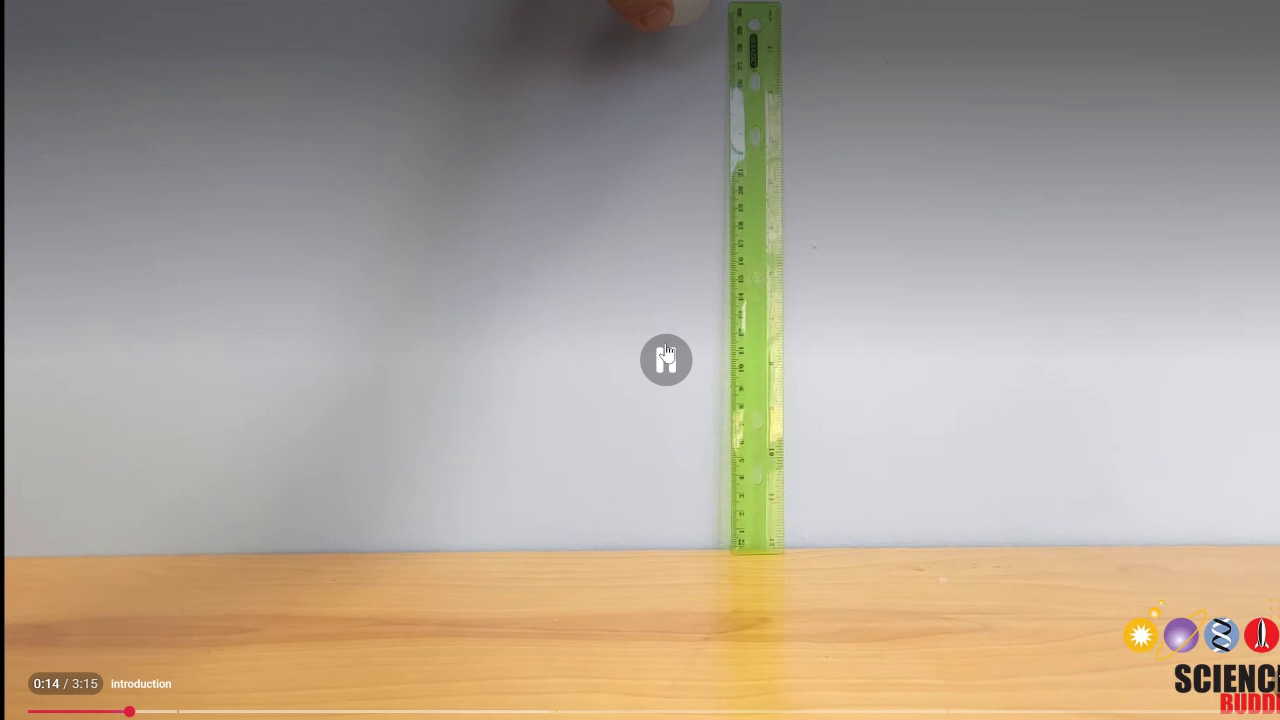
#> input picture frame 11 of backend/scripts/video1.mp4, 1280 x 720 px, given in place of video.mp4, which was not available
$ jupyter execute --allow-errors 1.ipynb
#> lines starting #> are read from the running program, lines starting #| are printed output that depends on the picture; after the words box and inside, x2 and y2 are one past the last pixel; in counts of white or black regions, pixels touching at a corner belong together; long printed decimals are rounded; pictures that were not available may be replaced by others from this repository, and a replacement may not be noted
[cell 1]
import cv2
import numpy as np
import math
from ultralytics import YOLO

def get_center(box):
    x1, y1, x2, y2 = box
    return int((x1 + x2) / 2), int((y1 + y2) / 2)

def distance(p1, p2):
    return math.sqrt((p1[0] - p2[0])**2 + (p1[1] - p2[1])**2)

# [4 lines left out: function smooth, not called in this run]

VIDEO_PATH = "video1.mp4"
MODEL_PATH = "yolov8n.pt"
TARGET_CLASS = None

MOVEMENT_THRESHOLD = 2      # pixels
STOP_WINDOW = 5             # frames
SMOOTH_WINDOW = 5

#> (the rest of this cell did not finish here and is left out)

[cell 2]
import cv2
import numpy as np
import math

VIDEO_PATH = "video.mp4"

# =========================
# FUNCTION: calculate angle
# =========================
def calculate_angle_from_line(vx, vy):
    # angle between line and vertical
    angle_rad = math.atan2(vx, vy)
    angle_deg = abs(math.degrees(angle_rad))
    return angle_deg

# =========================
# VIDEO
# =========================
cap = cv2.VideoCapture(VIDEO_PATH)

angles = []
times = []

fps = cap.get(cv2.CAP_PROP_FPS)
frame_count = 0

while cap.isOpened():
    ret, frame = cap.read()
#> frame is the input picture: shape (720, 1280, 3); mean B, G, R 150.5, 163.8, 174.2
    if not ret:
        break

    gray = cv2.cvtColor(frame, cv2.COLOR_BGR2GRAY)
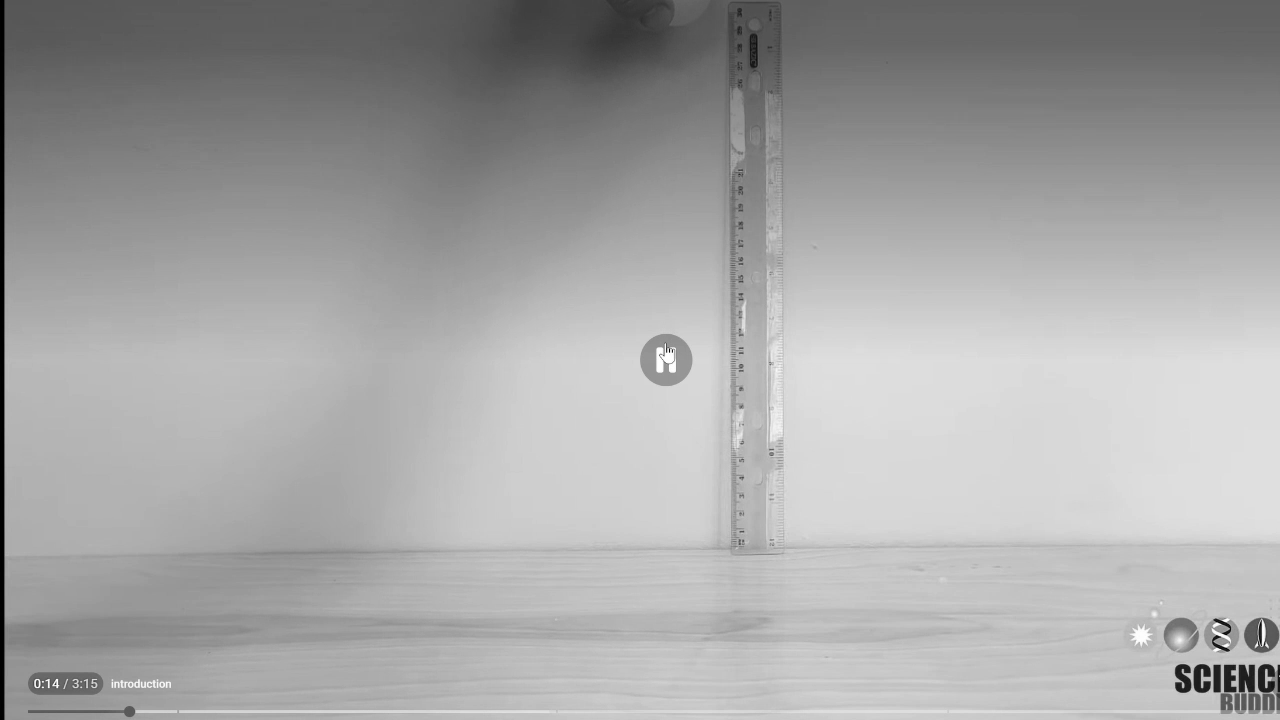
#> gray: shape (720, 1280); min 0, max 255, mean 165.4

    # blur → reduce noise
    blur = cv2.GaussianBlur(gray, (5, 5), 0)

    # edge detection
    edges = cv2.Canny(blur, 50, 150)
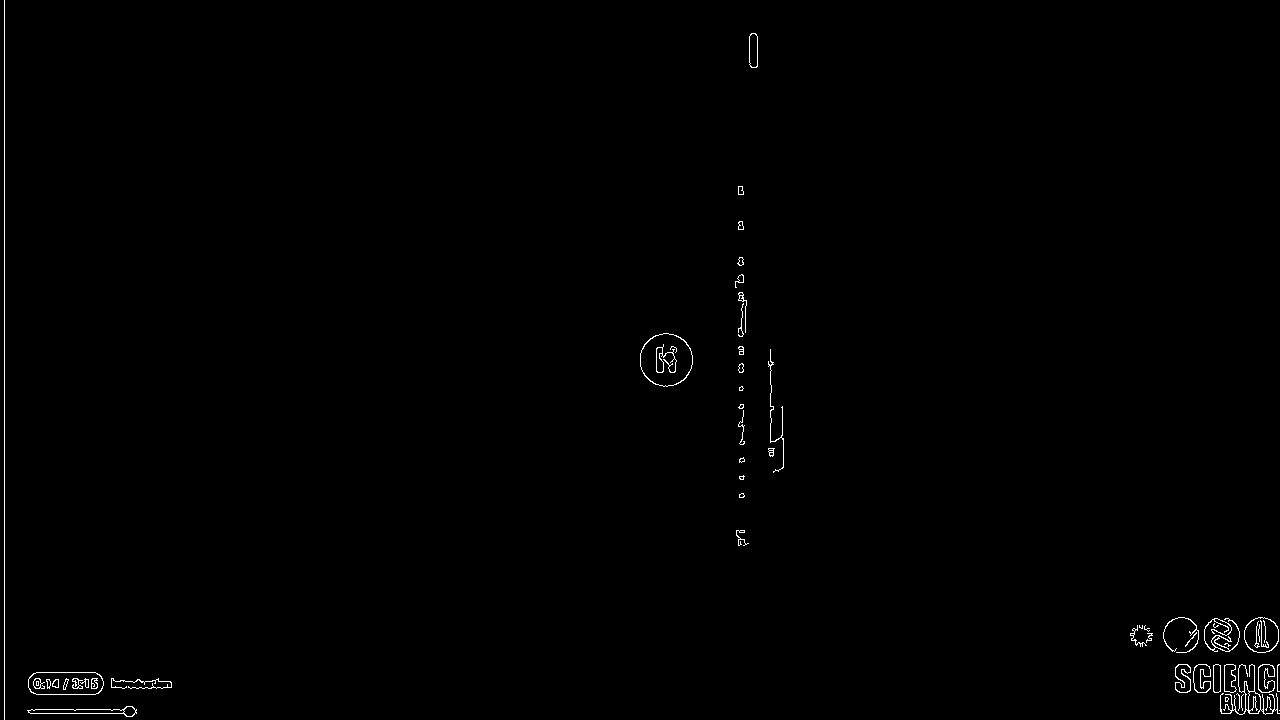
#> edges: shape (720, 1280); 0.51% white in thin lines or dots

    # find contours
    contours, _ = cv2.findContours(edges, cv2.RETR_EXTERNAL, cv2.CHAIN_APPROX_SIMPLE)
#> contours = 44 contours, 20 with area under 20; largest, box (x1, y1, x2, y2) and area: (640, 333, 693, 387) 2171, (28, 672, 104, 695) 1560, (1244, 617, 1279, 653) 970, (27, 706, 137, 717) 470, (1220, 664, 1280, 715) 368

    if contours:
        # largest contour = paper
        c = max(contours, key=cv2.contourArea)
#> c = contour of 81 points, box (x1, y1, x2, y2) (640, 333, 693, 387), area 2171

        if cv2.contourArea(c) > 1000:
            # fit a line to contour
            [vx, vy, x, y] = cv2.fitLine(c, cv2.DIST_L2, 0, 0.01, 0.01)
#> vx = [0.0701]; vy = [0.998]; x = [667]; y = [360.8]

            angle = calculate_angle_from_line(vx, vy)
#> in calculate_angle_from_line, `angle_rad = math.atan2(vx, vy)`: angle_rad = 0.0701
#> in calculate_angle_from_line, `angle_deg = abs(math.degrees(angle_rad))`: angle_deg = 4.02
#> angle = 4.02

            angles.append(angle)
            times.append(frame_count / fps)

            # draw line
            h, w = frame.shape[:2]
            lefty = int((-x * vy / vx) + y)
#> lefty = -9132
            righty = int(((w - x) * vy / vx) + y)
#> righty = 9086

            cv2.line(frame, (w-1, righty), (0, lefty), (0, 255, 0), 2)

            # show angle
            cv2.putText(frame, f"Angle: {angle:.2f}",
                        (30, 30),
                        cv2.FONT_HERSHEY_SIMPLEX,
                        1, (0, 0, 255), 2)
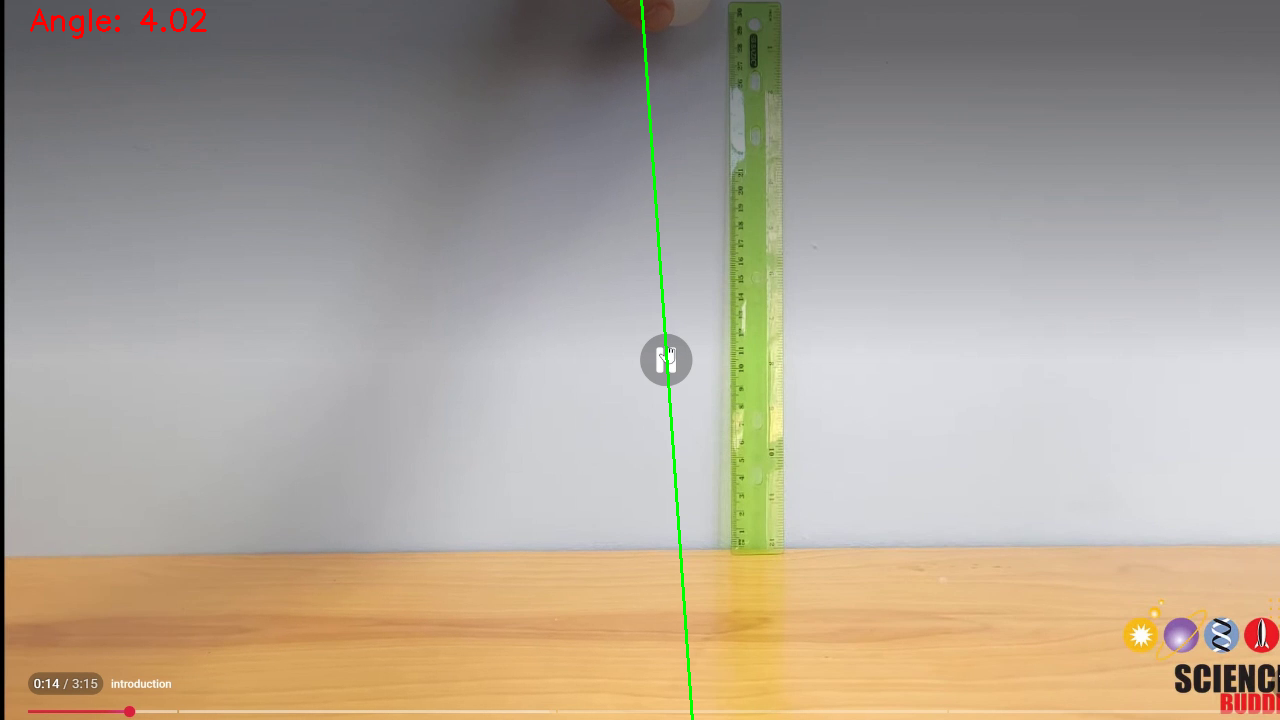
#> frame: shape (720, 1280, 3); mean B, G, R 150, 163.9, 174

    frame_count += 1

    cv2.imshow("Paper Bend Detection", frame)
    if cv2.waitKey(1) & 0xFF == 27:
#> (key Esc is pressed here)
        break

cap.release()
cv2.destroyAllWindows()

# =========================
# RESULTS
# =========================
print("\n===== RESULTS =====")
print("Max bend angle:", max(angles) if angles else None)
#| Max bend angle: 4.019

$ run again, starting later in the video
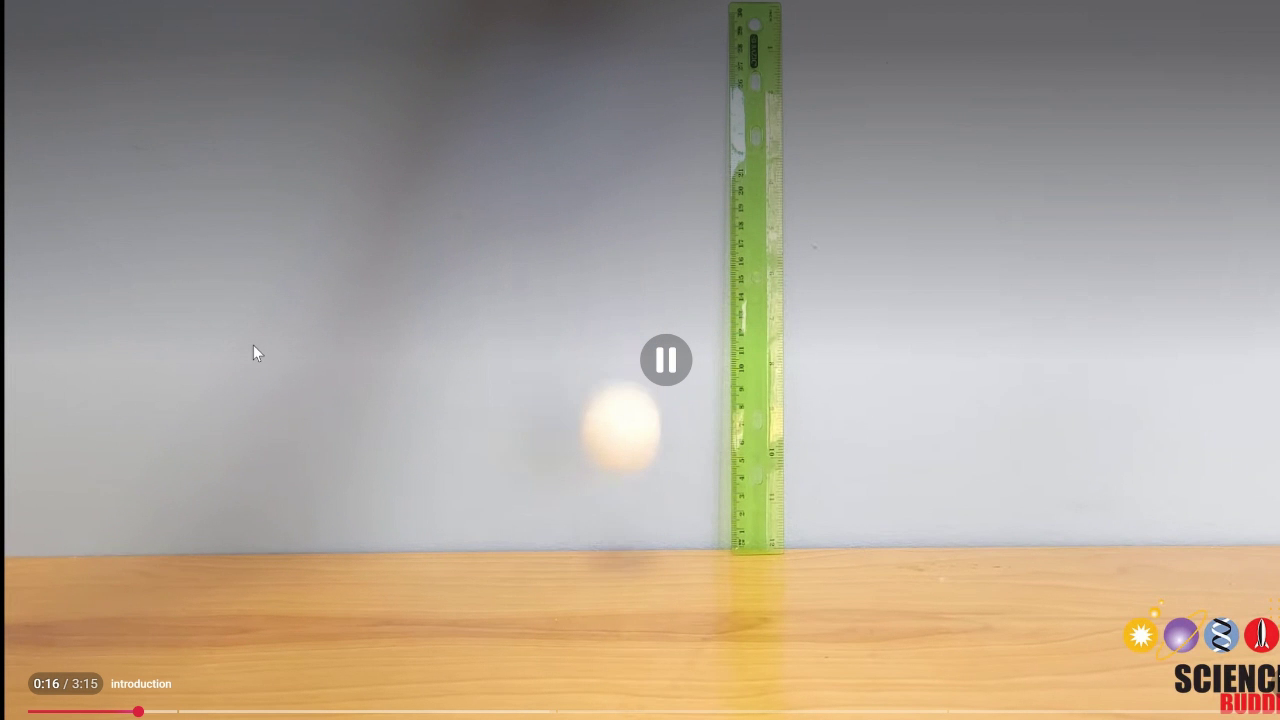
#> input picture frame 51 of backend/scripts/video1.mp4, 1280 x 720 px, given in place of video.mp4, which was not available
#> frame is the input picture: shape (720, 1280, 3); mean B, G, R 150.7, 164.2, 174.6
#> `gray = cv2.cvtColor(frame, cv2.COLOR_BGR2GRAY)`:
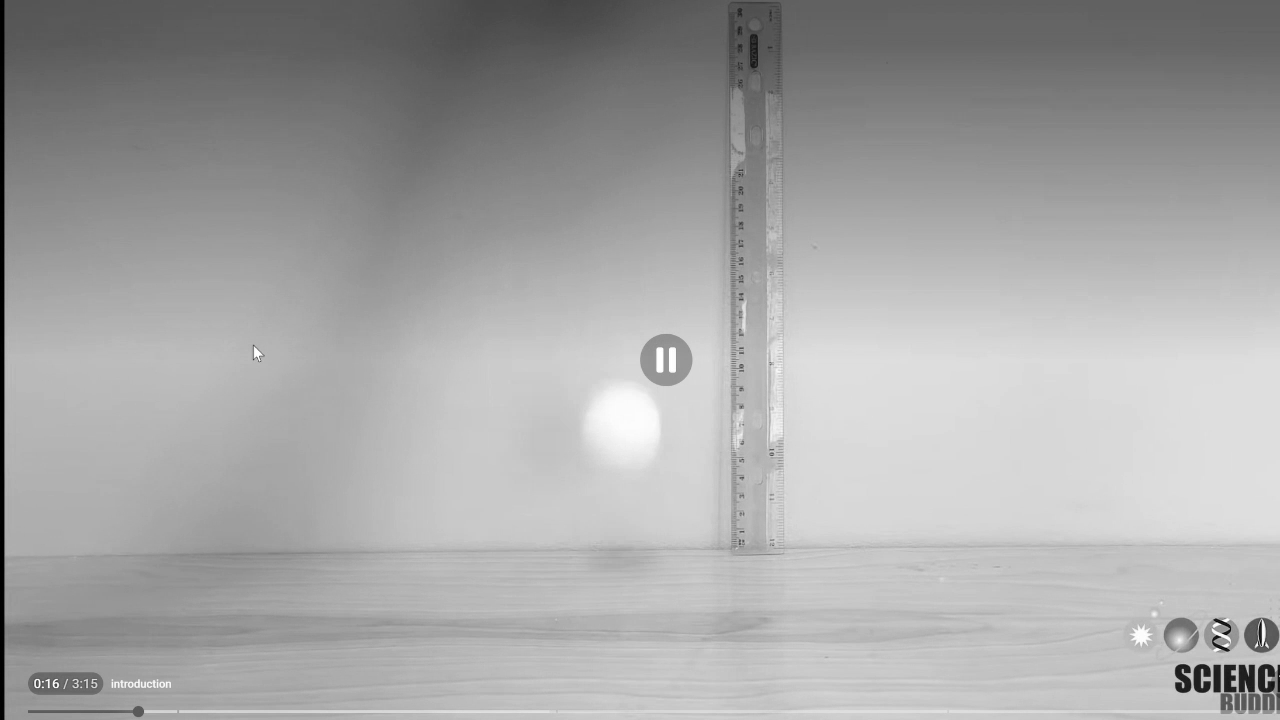
#> gray: shape (720, 1280); min 0, max 255, mean 165.7
#> edges: shape (720, 1280); 0.51% white in thin lines or dots
#> contours = 49 contours, 23 with area under 20; largest, box (x1, y1, x2, y2) and area: (640, 333, 693, 387) 2167, (28, 672, 104, 695) 1560, (1244, 617, 1279, 653) 972, (27, 706, 178, 718) 629, (1193, 664, 1211, 693) 345
#> c = contour of 80 points, box (x1, y1, x2, y2) (640, 333, 693, 387), area 2167
#> vx = [0.0352]; vy = [0.999]; x = [667.7]; y = [359.5]
#> angle_rad = 0.0352
#> angle_deg = 2.02
#> lefty = -18602
#> righty = 17747
#> `cv2.putText(frame, f"Angle: {angle:.2f}", (30, 30), cv2.FONT_HERSHEY_S..`:
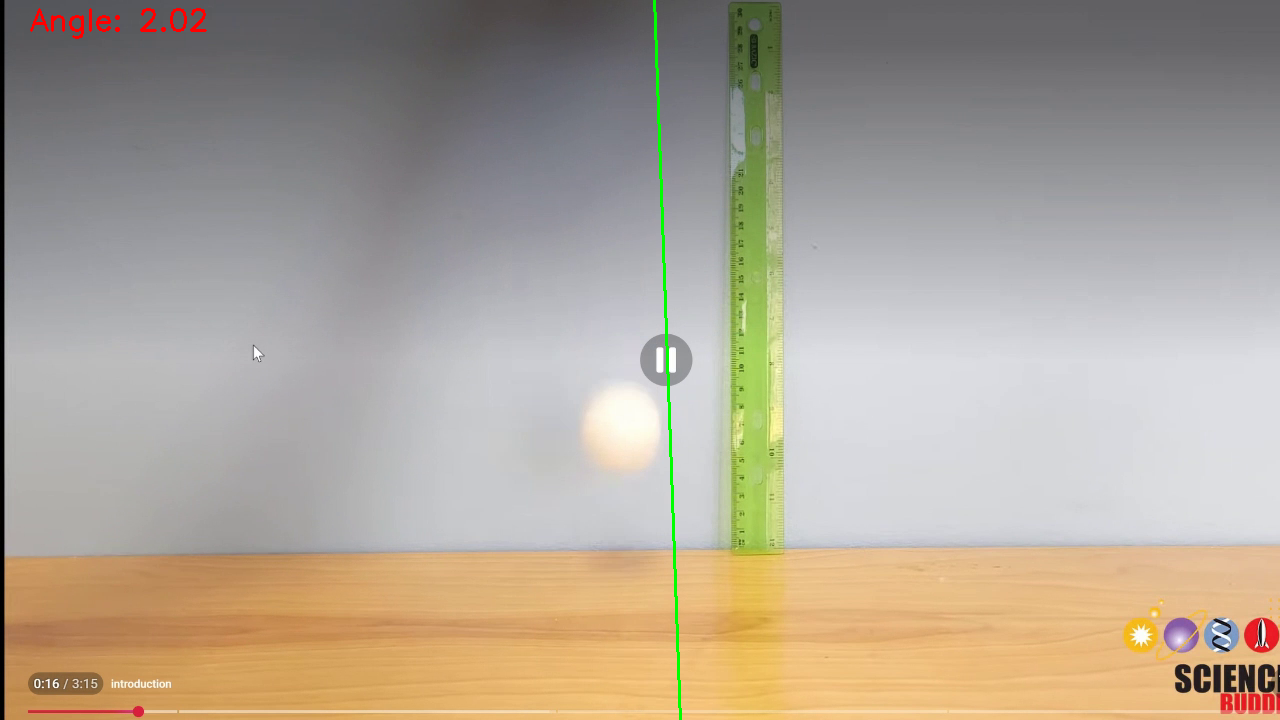
#> frame: shape (720, 1280, 3); mean B, G, R 150.2, 164.2, 174.4
#| Max bend angle: 2.017

$ run again, starting later in the video
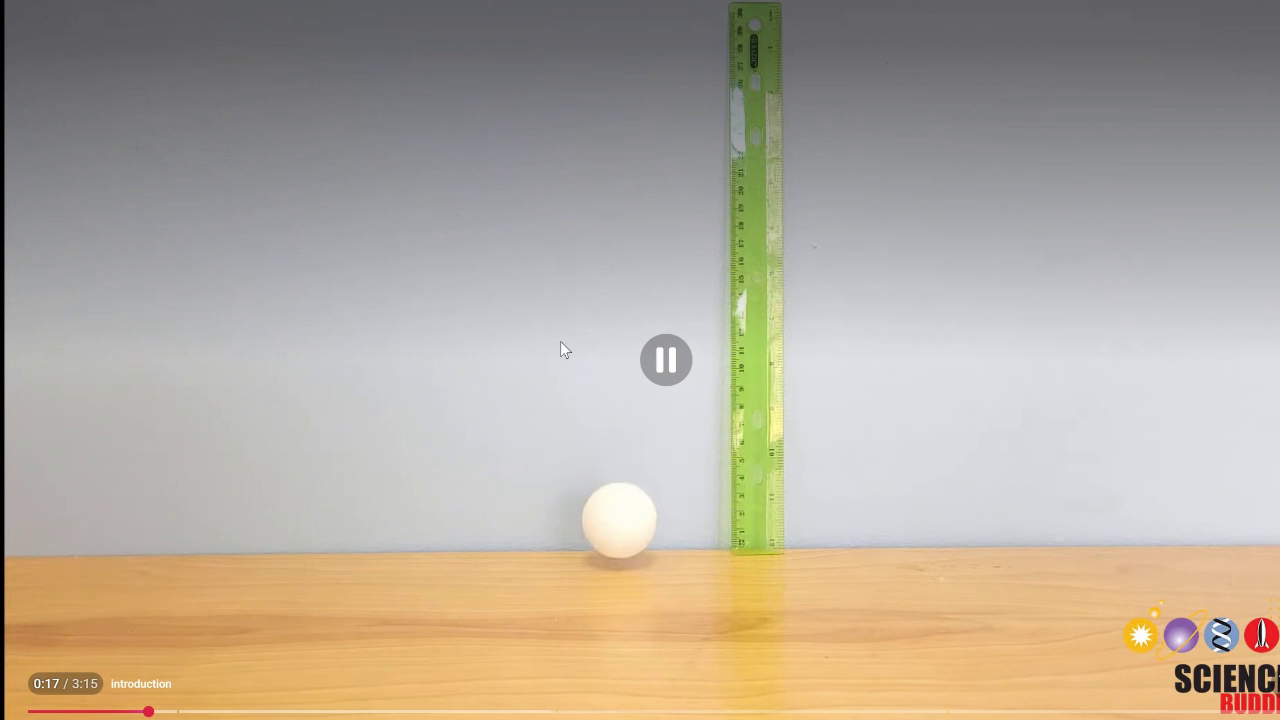
#> input picture frame 92 of backend/scripts/video1.mp4, 1280 x 720 px, given in place of video.mp4, which was not available
#> frame is the input picture: shape (720, 1280, 3); mean B, G, R 156.6, 171, 181.2
#> `edges = cv2.Canny(blur, 50, 150)`:
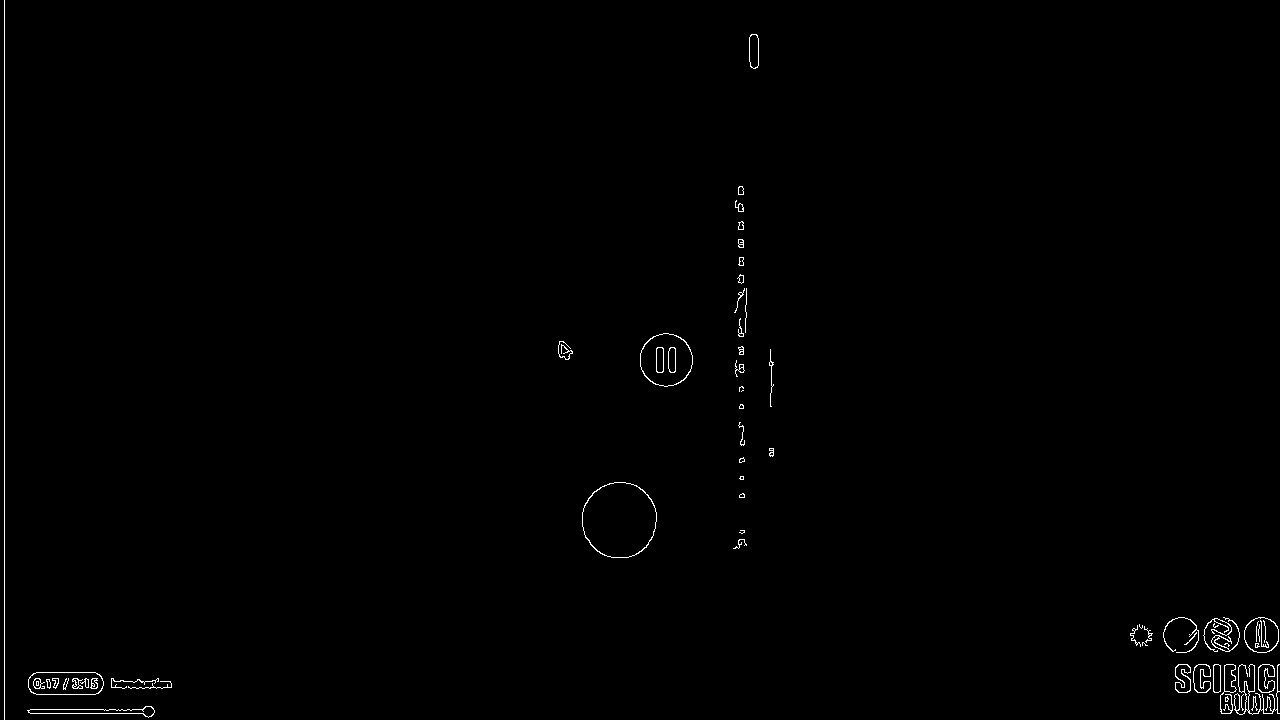
#> edges: shape (720, 1280); 0.54% white in thin lines or dots
#> contours = 51 contours, 27 with area under 20; largest, box (x1, y1, x2, y2) and area: (582, 482, 657, 558) 4433, (640, 333, 693, 387) 2169, (28, 672, 104, 695) 1560, (1244, 617, 1279, 653) 972, (27, 706, 155, 718) 540
#> c = contour of 105 points, box (x1, y1, x2, y2) (582, 482, 657, 558), area 4433
#> vx = [0.544]; vy = [0.839]; x = [620.9]; y = [517.5]
#> angle_rad = 0.575
#> angle_deg = 32.96
#> lefty = -440
#> righty = 1533
#> `cv2.putText(frame, f"Angle: {angle:.2f}", (30, 30), cv2.FONT_HERSHEY_S..`:
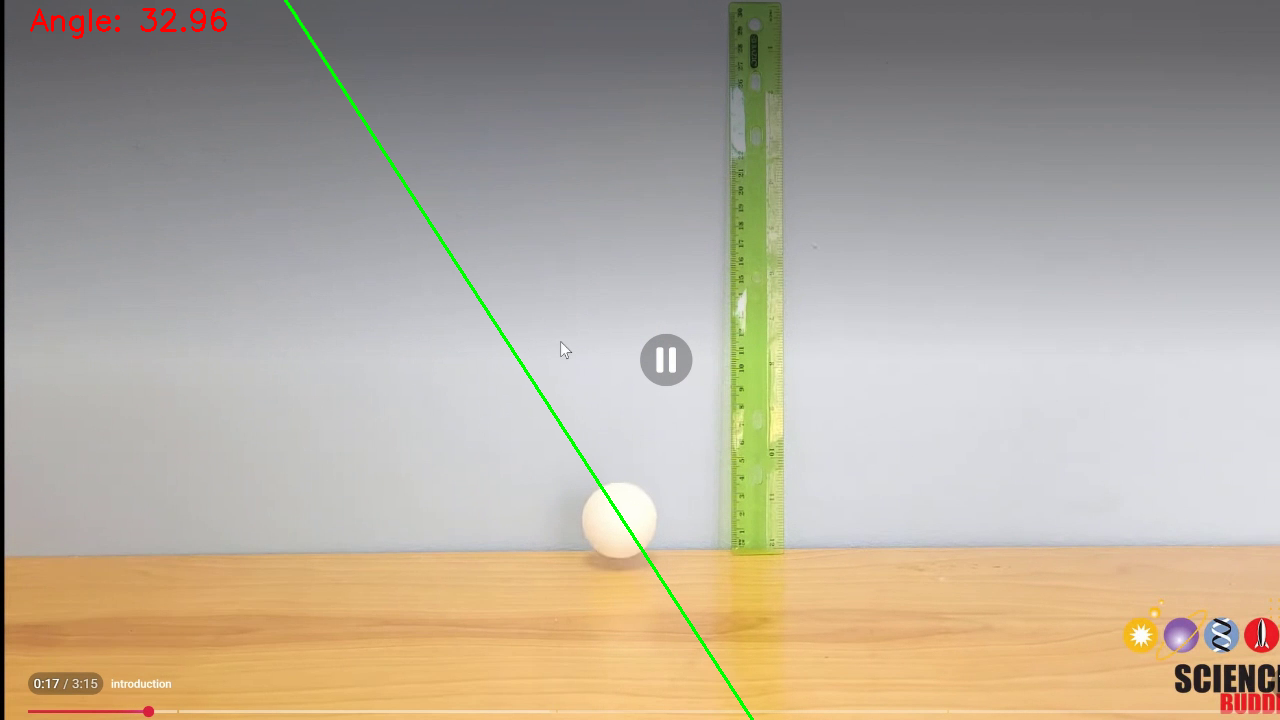
#> frame: shape (720, 1280, 3); mean B, G, R 156, 171.1, 180.8
#| Max bend angle: 32.962
